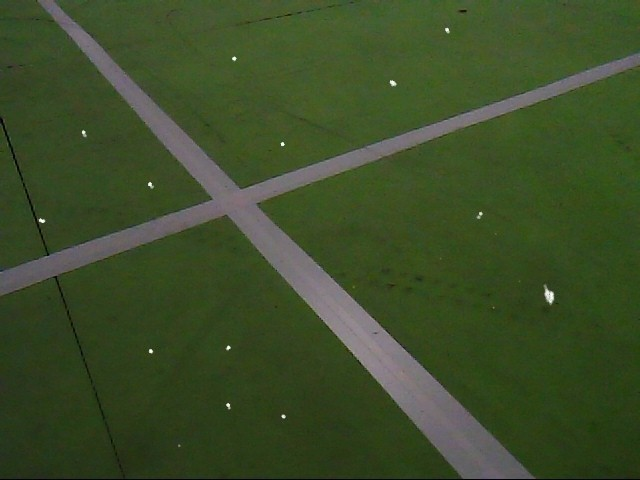
//> input picture opencv test/pictures/白色十字.jpg, 640 x 480 px
$ ./1   (built with g++ and OpenCV 4)
//> lines starting //> are read from the running program, lines starting //| are printed output that depends on the picture; after the words box and inside, x2 and y2 are one past the last pixel; in counts of white or black regions, pixels touching at a corner belong together
#include <opencv2/opencv.hpp>
#include <iostream>

using namespace std;
using namespace cv;

int main(int argc, char* argv[]) {
    Mat img = imread("C:/Users/19398/Desktop/pictures/白色十字.jpg");
//> img is the input picture: 480 rows x 640 cols, CV_8UC3; mean B, G, R 40.8, 76.4, 60.1
    if (img.empty()) {
        cout << "could not load image...." << endl;
        return -1;
    }

    // [5 lines of commented-out code are left out]
    namedWindow("边界", WINDOW_FREERATIO);
    //namedWindow("开操作", WINDOW_FREERATIO);

    //imshow("白色十字图片", img);

    Mat hsv, binary ,result;
    cvtColor(img, hsv, COLOR_BGR2HSV);
//> hsv: 480 rows x 640 cols, CV_8UC3; mean H, S, V 51.3, 128.6, 77
    vector<Mat> mv;
    split(hsv, mv);
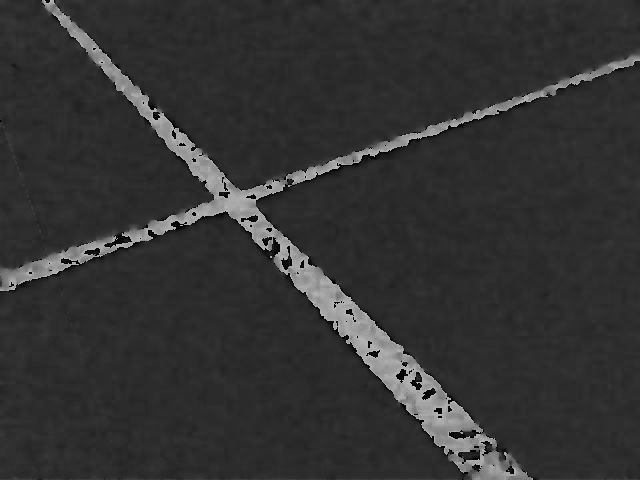
//> mv[0]: 480 rows x 640 cols, CV_8UC1; min 0, max 178, mean 51.3
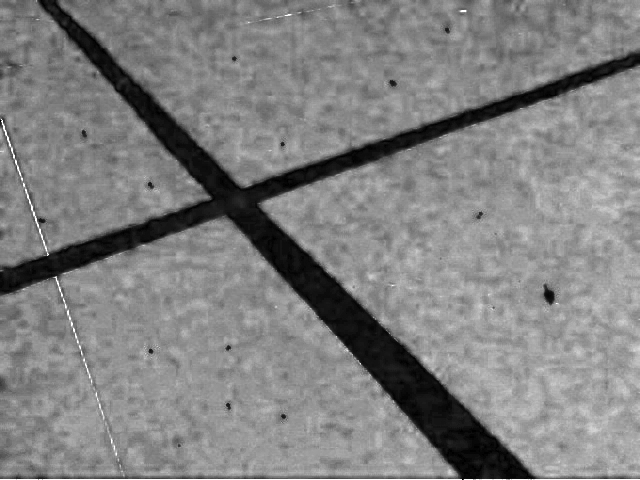
//> mv[1]: 480 rows x 640 cols, CV_8UC1; min 0, max 255, mean 128.6
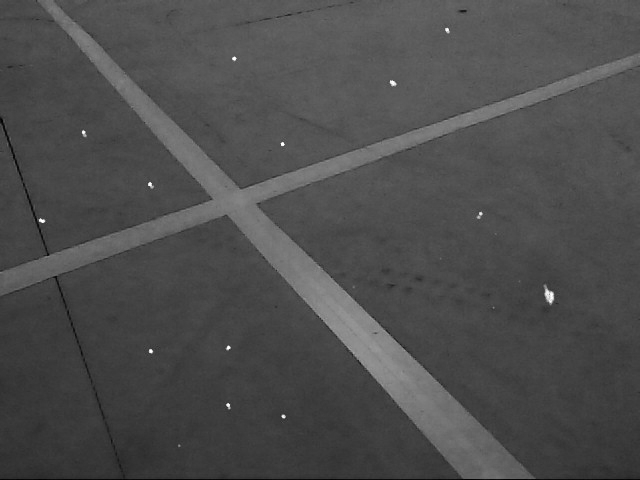
//> mv[2]: 480 rows x 640 cols, CV_8UC1; min 0, max 255, mean 77
    //imshow("h", mv[0]);
    //imshow("s", mv[1]);
    //imshow("v", mv[2]);

    threshold(mv[1], binary, 63, 255, THRESH_BINARY_INV);
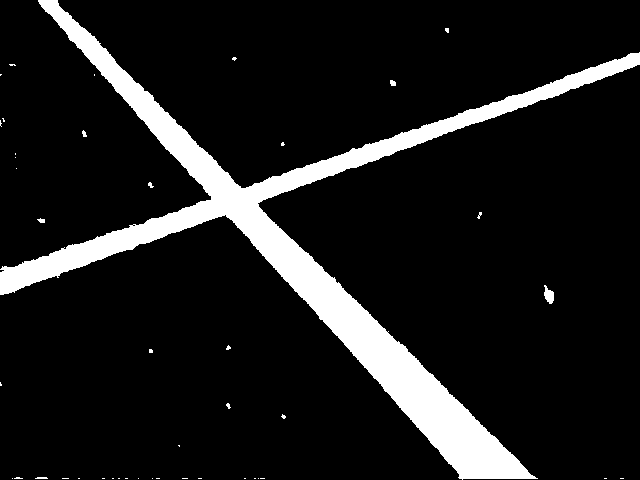
//> binary: 480 rows x 640 cols, CV_8UC1; 11% white; 44 white regions (37 under 20 px), largest, box (x1, y1, x2, y2) and area: (0, 0, 640, 480) 33362, (544, 285, 554, 304) 122, (390, 80, 396, 86) 30
    //imshow("s 二值化", binary);

    Mat rectKernel = getStructuringElement(MORPH_RECT, Size(5, 5), Point(-1, - 1));
    morphologyEx(binary, result, MORPH_OPEN, rectKernel);
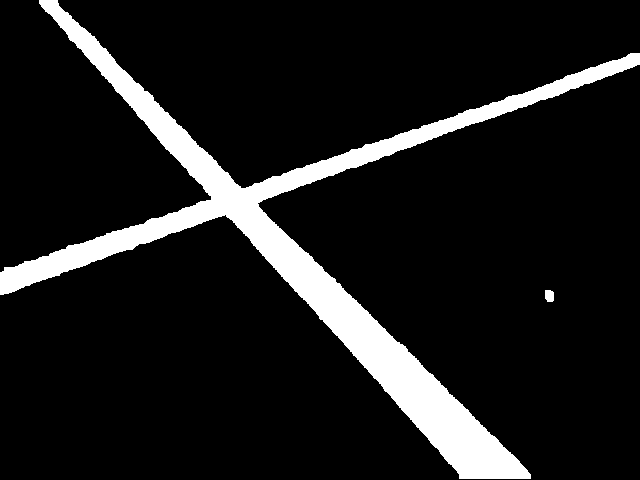
//> result: 480 rows x 640 cols, CV_8UC1; 10.9% white; 2 white regions
    //imshow("开操作", result);

    vector<vector<Point>> contours;
    vector<Vec4i> hierarchy;
    vector<Point> approx;
    findContours(result, contours, hierarchy, RETR_EXTERNAL, CHAIN_APPROX_SIMPLE);
//> contours = 2 contours; box (x1, y1, x2, y2) and area: (0, 0, 640, 479) 32072, (545, 290, 554, 302) 80
    // [5 lines of commented-out code are left out]
    approxPolyDP(contours[1], approx, 3.1, true);
//> approx = 17 Points (x, y), first 12: [39, 0], [211, 199], [68, 245], [48, 256], [4, 267], [0, 272], [0, 294], [225, 214], [381, 384], [459, 478], [530, 478], [519, 461]
    drawContours(img, contours, 1, Scalar(0, 0, 255), 2, LINE_AA, hierarchy);
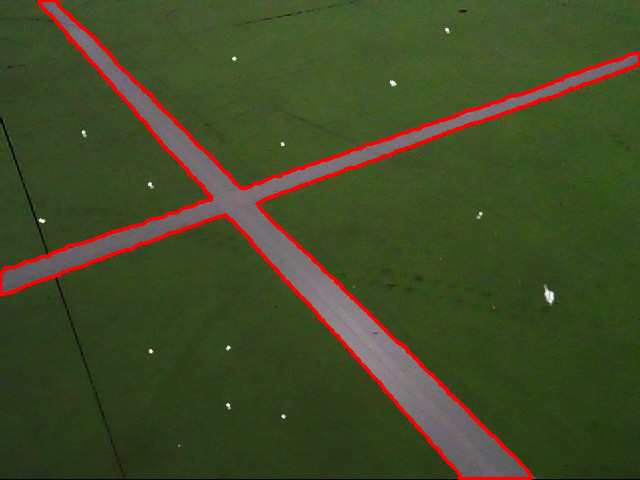
//> img: 480 rows x 640 cols, CV_8UC3; 4.21% of pixels changed, all inside (x1, y1, x2, y2) = (0, 0, 640, 480)
    imshow("边界", img);

    waitKey(0);
    destroyAllWindows();
    return 0;
}
